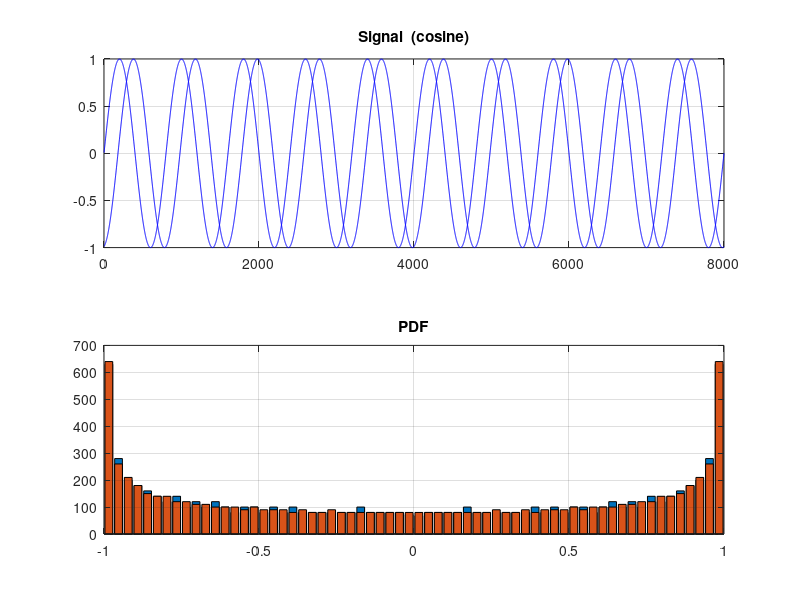
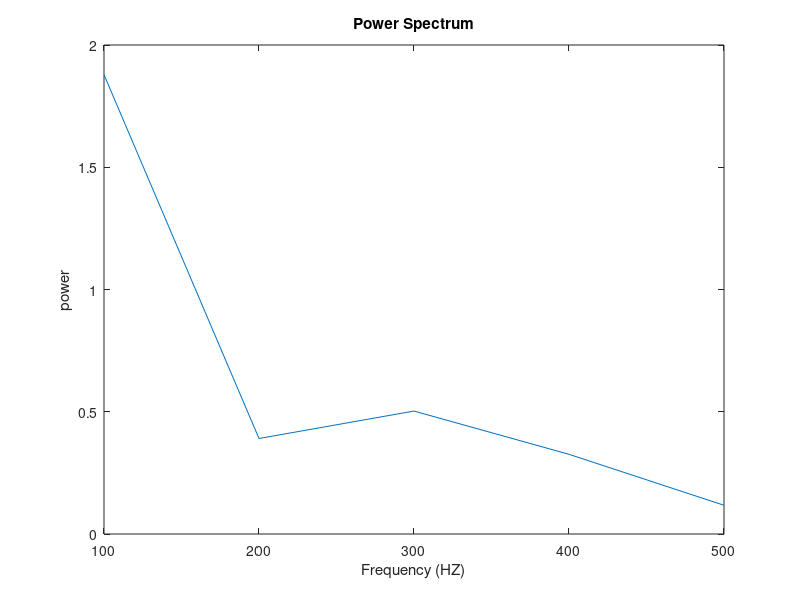

Write MATLAB code to recreate these figures, in order.
clc
clear all
close all
omega = 1:8000;
period = 800;
y = sin(2*pi*omega / period);
y1 = sin((2*pi*omega / period)+30);
subplot(211);
plot(omega, y, 'b-');hold on
plot(omega, y1, 'b-');
title('Signal  (cosine)');
grid on;
set(gcf, 'units','normalized','outerposition',[0 0 1 1]);
[counts binValues] = hist(y, 64);[counts1 binValues1] = hist(y1, 64);
subplot(212);
bar(binValues, counts);hold on;
bar(binValues1, counts1);
title('PDF');
grid on
%%
 %clf;clc;clear;
 VFF=rand(10,1)
    VFF_1=VFF.*hanning(length(VFF));%% windowing
    N= length(VFF_1);
    dt=0.001;
    fs=1/dt
    tmax=(N-1)*dt;
    t=0:dt:tmax;
    tn=N/fs%% Total sample length
    fmin=1/tn
    fmax=0.5*fs;%%nyquist
    f=(1:N/2)/(N/2)*fmax;%define frequency
    f=f';
    length(f)
    y=fft(VFF_1);
    y(1)=[];
    py=abs(y(1:N/2)).^2;%% Define power spectrum
    length(py)
    figure
    plot(f,py)%% plot power spectrum against Frequency
    xlabel('Frequency (HZ)');title('Power Spectrum');ylabel('power');